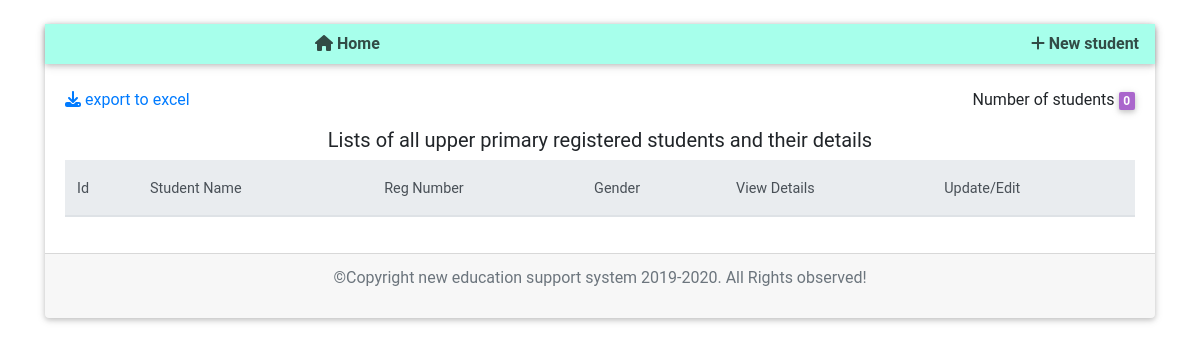
Page /home/upper-primary-grade-six/ on the earlier database version.
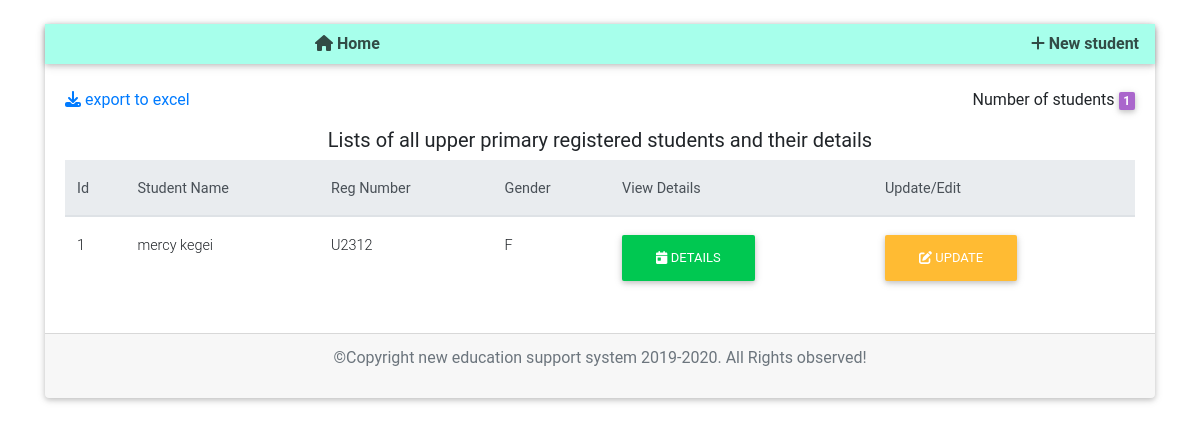
Same page on the later database version.
### school/models.py (models this page shows, shortened)
class Upper_primary_grade_6(models.Model):
    GENDER_CHOICES = (
        ('M', 'Male'),
        ('F', 'Female'),
    )
    UPPER_PRIMARY_CLASS = (
        ('Grade 6', 'Grade 6'),
    )
    name_regex = RegexValidator(regex=r"^[a-zA-Z\s]+$", message="Only characters are allowed for Student name.")
    phone_number_regex = RegexValidator(regex=r'(\+254)\s*?(\d{3})\s*?(\d{3})\s*?(\d{3})', message="invalid phone number, phone number should be in the format of +254")
    reg_regex = RegexValidator(regex=r'[U]\d{4}', message="Registration number should start with 'U' followed by 4 digits for upper primary otherwise invalid registration number.")
    student_name = models.CharField(validators=[name_regex], max_length=100)
    registration_number = models.CharField(validators=[reg_regex], max_length=50)
    student_class = models.CharField(max_length=15, choices=UPPER_PRIMARY_CLASS)
    student_gender = models.CharField(max_length=115, null=True, choices=GENDER_CHOICES)
    parent_name = models.CharField(max_length=100)
    phone_number = models.CharField(validators=[phone_number_regex], max_length=15, blank=True) # validators should be a list

### school/views.py (the view)
# urls.py: path('home/upper-primary-grade-six/', school_views.UpperPrimaryGradeSixStudentsListView.as_view(), name='upper-primary-grade-six-list'),
class UpperPrimaryGradeSixStudentsListView(ListView):
    model = Upper_primary_grade_6
    context_object_name = 'students'

### school/templates/school/upper_primary_grade_6_list.html (shortened to what this page needs)
 {% extends 'school/base.html'%}
 {% load static %}
 {% block content %}
<div class="container pt-4">
	<div class="card">
		<div class="mb-1 navbar navbar-light teal accent-1">
			<div><a href="{% url 'home' %}" data-toggle="tooltip" title="home menu" class="card-link"><i class="fas fa-home"></i> Home</a></div>
			<div><a href="{% url 'upper-primary-grade-six-list' %}" data-toggle="tooltip" title="register new student" class="card-link"><i class="fas fa-plus"></i> New student</a></div>
		</div>
		<div class="card-body">
		<div class="d-flex justify-content-between">
	    <a href="{% url 'upper-primary-export-excel' %}" class="card-link"><i class="fas fa-download"></i></i> export to excel</a>
		<p>Number of students <span class="badge badge-secondary">{{ students.count }}</span></p>
		</div>
		<table class="table" id="myTable">
		<h5 class="text-center">Lists of all upper primary registered students and their details</h5>
		<thead class="thead-light">
		<tr>
		<th>Id</th>
		<th>Student Name</th>
		<th>Reg Number</th>
		<th>Gender</th>
		<th>View Details</th>
		<th>Update/Edit</th>
		</tr>
		</thead>
		<tbody>
		{% for student in students %}
		<tr>
		<td>{{ student.id }}</td>
		<td>{{ student.student_name }}</td>
		<td> {{ student.registration_number }}</td>
		<td> {{ student.student_gender }}</td>
		<td><a href="{% url 'upper-primary-grade-six-details' student.id %}" data-toggle="tooltip" title="view student details" class="card-link btn btn-success"><i class="fas fa-calendar-day"></i> Details</a></td>
		<td><a href="{% url 'upper-primary-grade-six-update' student.id %}" data-toggle="tooltip" title="update student" class="card-link btn btn-warning"><i class="fas fa-edit"></i> Update</a></td>
		</tr>
		{% endfor %}
		</tbody>
        </table>
		</div>
		<div class="card-footer">
			<p class="text-center text-muted">&copy;Copyright new education support system 2019-2020. All Rights observed!</p>
		</div>
	</div>
</div>
{% endblock content%}

Differences in the rows shown:
added Upper_primary_grade_6: id "1", student_name "mercy kegei", registration_number "U2312", student_gender "F"
Other differences:
{{ students.count }}: "0" → "1"
